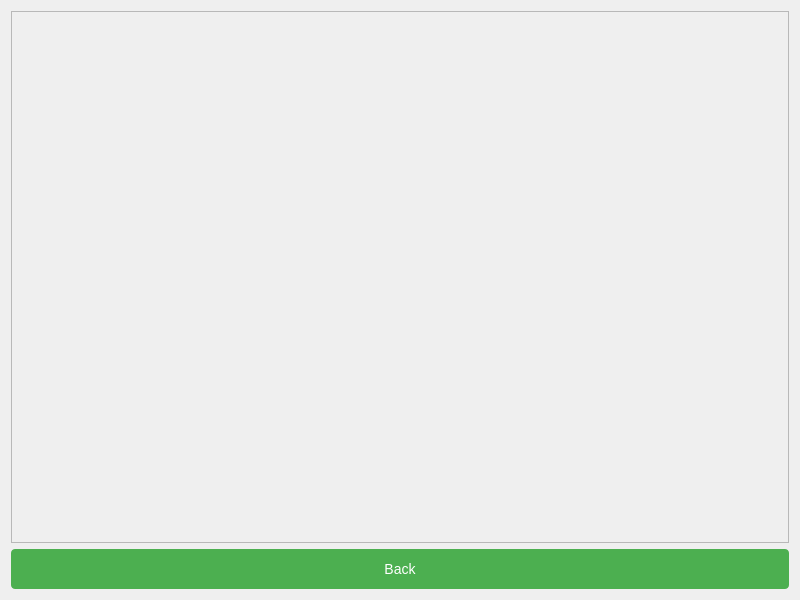
<?xml version="1.0" encoding="UTF-8"?>
<ui version="4.0">
 <class>Feedback</class>
 <widget class="QWidget" name="Feedback">
  <property name="geometry">
   <rect>
    <x>0</x>
    <y>0</y>
    <width>800</width>
    <height>600</height>
   </rect>
  </property>
  <layout class="QVBoxLayout" name="mainLayout">
   <item>
    <widget class="QScrollArea" name="scrollArea">
     <property name="widgetResizable">
      <bool>true</bool>
     </property>
     <widget class="QWidget" name="scrollAreaWidgetContents">
      <property name="geometry">
       <rect>
        <x>0</x>
        <y>0</y>
        <width>780</width>
        <height>534</height>
       </rect>
      </property>
      <layout class="QVBoxLayout" name="eventsLayout"/>
     </widget>
    </widget>
   </item>
   <item>
    <widget class="QPushButton" name="back_button">
     <property name="minimumSize">
      <size>
       <width>96</width>
       <height>40</height>
      </size>
     </property>
     <property name="styleSheet">
      <string notr="true">QPushButton {
    background-color: #4CAF50;
    color: white;
    padding: 4px 8px; /* Ample space */
    border: none;
    border-radius: 4px;
    font-size: 14px;
    min-width: 80px; /* Ensures text fits */
}
QPushButton:hover {
    background-color: #45a049;
}
QPushButton:pressed { background-color: #3d8b40; }</string>
     </property>
     <property name="text">
      <string>Back</string>
     </property>
    </widget>
   </item>
  </layout>
 </widget>
 <resources/>
 <connections/>
</ui>
